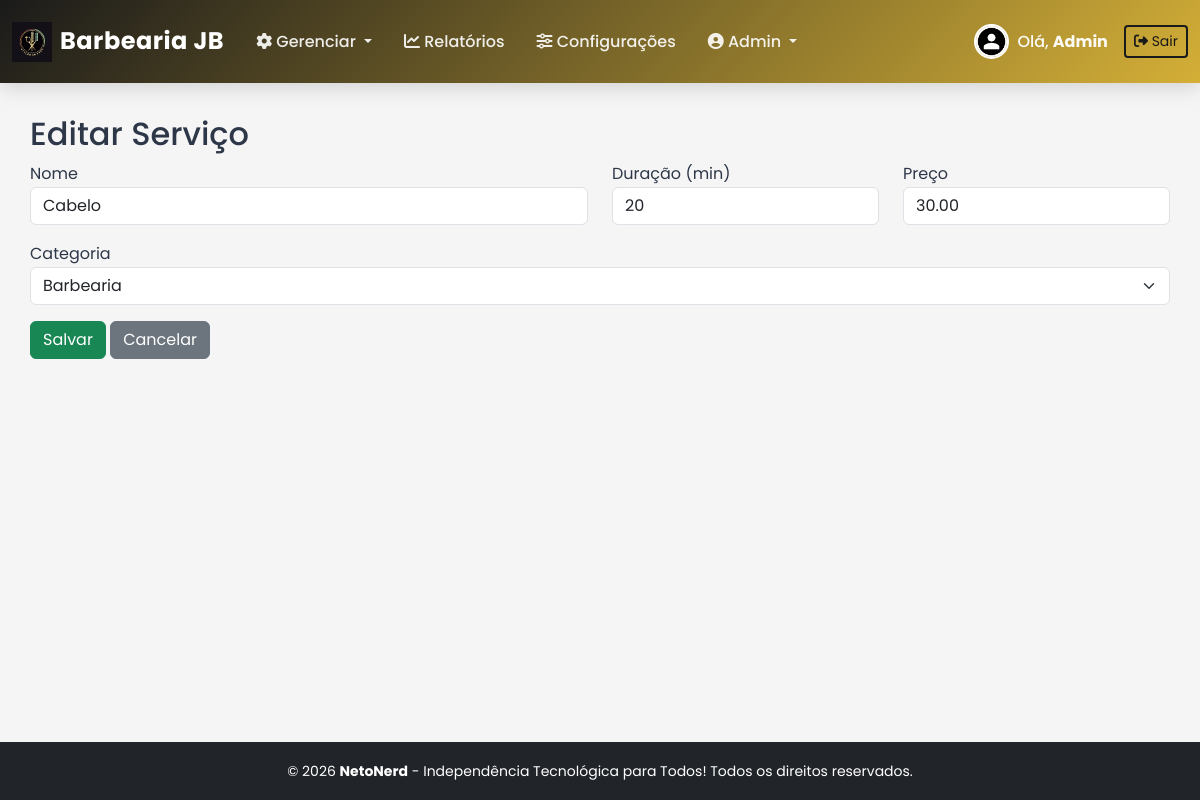
Screenshot of /admin/manage_services_form.php?id=3 (signed in) with the database file from the repository.
### tables this page shows
CREATE TABLE `configuracoes` (
  `id` int(11) NOT NULL,
  `horario_abertura` time DEFAULT NULL,
  `horario_fechamento` time DEFAULT NULL,
  `intervalo_slot` int(11) DEFAULT 15,
  `prazo_cancelamento_horas` int(11) DEFAULT 24,
  `agendamento_ativo` tinyint(1) DEFAULT 1,
  `tipo_empresa` enum('barbearia','salao','manicure','estetica') DEFAULT 'barbearia',
  `cor_primaria` varchar(7) DEFAULT '#1a1a1a',
  `cor_secundaria` varchar(7) DEFAULT '#d4af37',
  `logo` varchar(255) DEFAULT NULL,
  `cor_fundo` varchar(7) DEFAULT '#f5f5f5',
  `periodo_pagamento` enum('semanal','quinzenal','mensal') DEFAULT 'semanal',
  `dia_fechamento` int(11) DEFAULT 1 COMMENT 'Dia da semana (1-7) para semanal, dia do mês (1-31) para quinzenal/mensal',
  `controle_horario` tinyint(1) DEFAULT 1 COMMENT 'Bloquear registros fora do horário de funcionamento',
  `aprovar_gorjetas` tinyint(1) DEFAULT 1 COMMENT 'Requer aprovação do admin para gorjetas'
);

CREATE TABLE `servicos` (
  `id` int(11) NOT NULL,
  `nome` varchar(100) NOT NULL,
  `descricao` text DEFAULT NULL,
  `duracao_min` int(11) NOT NULL,
  `preco` decimal(8,2) NOT NULL,
  `categoria` enum('barbearia','cabelo','unhas','estetica') NOT NULL,
  `ativo` tinyint(1) DEFAULT 1
);

### includes/auth.php (called while the page is built, shortened)
<?php
function esta_logado() {
    return isset($_SESSION['usuario_id']);
}
?>

### admin/manage_services_form.php (the view, shortened to what this page needs)
<?php
require_once '../includes/auth.php';
require_once '../includes/db_connect.php';
$id = $_GET['id'] ?? null;
$servico = $id ? $pdo->query("SELECT * FROM servicos WHERE id = $id")->fetch() : [];
include '../includes/header.php';
?>
<h2><?php echo $id ? 'Editar' : 'Novo'; ?> Serviço</h2>
<form method="POST">
    <div class="row">
        <div class="col-md-6 mb-3">
            <label>Nome</label>
            <input type="text" name="nome" class="form-control" value="<?php echo $servico['nome'] ?? ''; ?>" required>
        </div>
        <div class="col-md-3 mb-3">
            <label>Duração (min)</label>
            <input type="number" name="duracao_min" class="form-control" value="<?php echo $servico['duracao_min'] ?? ''; ?>" required>
        </div>
        <div class="col-md-3 mb-3">
            <label>Preço</label>
            <input type="number" step="0.01" name="preco" class="form-control" value="<?php echo $servico['preco'] ?? ''; ?>" required>
        </div>
    </div>
    <div class="mb-3">
        <label>Categoria</label>
        <select name="categoria" class="form-select" required>
            <option value="barbearia" <?php if(($servico['categoria']??'')=='barbearia') echo 'selected'; ?>>Barbearia</option>
        </select>
    </div>
    <button type="submit" class="btn btn-success">Salvar</button>
    <a href="manage_services.php" class="btn btn-secondary">Cancelar</a>
</form>
<?php include '../includes/footer.php'; ?>

### includes/header.php (shortened to what this page needs)
<?php require_once 'auth.php'; require_once 'theme.php'; ?>
<!DOCTYPE html>
<html lang="pt-BR">
<head>
    <link href="https://cdn.jsdelivr.net/npm/bootstrap@5.3.3/dist/css/bootstrap.min.css" rel="stylesheet">
    <link href="https://cdnjs.cloudflare.com/ajax/libs/font-awesome/6.5.0/css/all.min.css" rel="stylesheet">
    <link href="../assets/css/custom.css" rel="stylesheet">
    <link href="../assets/css/components.css" rel="stylesheet">
    <link href="../assets/css/animations.css" rel="stylesheet">
</head>
<body>
<?php if (esta_logado()): ?>
<nav class="navbar navbar-expand-lg navbar-dark navbar-custom">
    <div class="container-fluid">
        <a class="navbar-brand d-flex align-items-center gap-2" href="dashboard.php">
            <?php
            $config_logo = $pdo->query("SELECT logo FROM configuracoes WHERE id = 1")->fetch();
            if (!empty($config_logo['logo'])):
            ?>
                <img src="../assets/img/<?php echo $config_logo['logo']; ?>" alt="Logo" height="40" class="animate-fade-in">
            <?php else: ?>
                <i class="fas fa-cut"></i>
            <?php endif; ?>
            <span>Barbearia JB</span>
        </a>
        <div class="collapse navbar-collapse" id="navbarNav">
            <ul class="navbar-nav me-auto">
                <?php if ($_SESSION['tipo'] === 'cliente'): ?>
                    <li class="nav-item">
                        <a class="nav-link <?php echo basename($_SERVER['PHP_SELF']) === 'dashboard.php' ? 'active' : ''; ?>" href="dashboard.php">
                            <i class="fas fa-home"></i> Feed
                        </a>
                    </li>
                    <li class="nav-item">
                        <a class="nav-link <?php echo basename($_SERVER['PHP_SELF']) === 'agendar.php' ? 'active' : ''; ?>" href="agendar.php">
                            <i class="fas fa-calendar-plus"></i> Agendar
                        </a>
                    </li>
                    <li class="nav-item">
                        <a class="nav-link <?php echo basename($_SERVER['PHP_SELF']) === 'view_agendamentos.php' ? 'active' : ''; ?>" href="view_agendamentos.php">
                            <i class="fas fa-list"></i> Meus Agendamentos
                        </a>
                    </li>
                <?php elseif ($_SESSION['tipo'] === 'admin'): ?>
                    <li class="nav-item dropdown">
                        <a class="nav-link dropdown-toggle" href="#" role="button" data-bs-toggle="dropdown">
                            <i class="fas fa-cog"></i> Gerenciar
                        </a>
                    </li>
                    <li class="nav-item">
                        <a class="nav-link" href="view_reports.php">
                            <i class="fas fa-chart-line"></i> Relatórios
                        </a>
                    </li>
                    <li class="nav-item">
                        <a class="nav-link" href="configuracoes.php">
                            <i class="fas fa-sliders-h"></i> Configurações
                        </a>
                    </li>
                    <li class="nav-item dropdown">
    <a class="nav-link dropdown-toggle" href="#" data-bs-toggle="dropdown">
        <i class="fas fa-user-circle"></i> Admin
    </a>
                </li>
                <?php endif; ?>
            </ul>
            <div class="navbar-text me-3 d-flex align-items-center gap-2">
                <img src="../assets/img/avatars/<?php echo $_SESSION['avatar'] ?? 'default.png'; ?>"
                     alt="Avatar"
                     class="avatar-nav">
                <span class="d-none d-md-inline">
                    Olá, <strong><?php echo explode(' ', $_SESSION['nome'])[0]; ?></strong>
                </span>
            </div>
            <a href="../logout.php" class="btn btn-salao-outline btn-sm">
                <i class="fas fa-sign-out-alt"></i>
                <span class="d-none d-md-inline">Sair</span>
            </a>
        </div>
    </div>
</nav>
<?php endif; ?>
<div class="container container-main animate-fade-in">

### assets/css/custom.css (style rules this page uses)
body { font-family: 'Segoe UI', sans-serif; }
.navbar { box-shadow: 0 2px 10px rgba(0,0,0,.1); }
:root { --cor-primaria: #1a1a1a; --cor-secundaria: #d4af37; --cor-fundo: #f5f5f5; }
.navbar { background: linear-gradient(135deg, var(--cor-primaria), var(--cor-secundaria)) !important; }

### assets/css/components.css (style rules this page uses)
:root { --salao-espacamento: 1.5rem; --salao-radius: 16px; --salao-shadow-sm: 0 2px 8px rgba(0, 0, 0, 0.08); --salao-shadow-md: 0 4px 16px rgba(0, 0, 0, 0.12); --salao-shadow-lg: 0 8px 32px rgba(0, 0, 0, 0.16); --salao-transition: all 0.3s cubic-bezier(0.4, 0, 0.2, 1); }
* { margin: 0; padding: 0; box-sizing: border-box; }
body { font-family: 'Poppins', 'Segoe UI', sans-serif; line-height: 1.6; color: #2d3748; background-color: var(--cor-fundo); }
.btn-salao-outline { background: transparent; border: 2px solid var(--cor-primaria); color: var(--cor-primaria); box-shadow: none; }

### includes/header.php (style rules this page uses)
body { min-height: 100vh; display: flex; flex-direction: column; background: var(--cor-fundo); }
.navbar-custom { background: linear-gradient(135deg, var(--cor-primaria), var(--cor-secundaria)) !important; box-shadow: 0 4px 20px rgba(0, 0, 0, 0.15); padding: 1rem 0; position: sticky; top: 0; z-index: 1030; backdrop-filter: blur(10px); }
.navbar-brand { font-weight: 700; font-size: 1.5rem; letter-spacing: 0.5px; transition: all 0.3s ease; }
.nav-link { color: rgba(255, 255, 255, 0.9) !important; font-weight: 500; padding: 0.5rem 1rem !important; border-radius: 8px; transition: all 0.3s ease; position: relative; }
.navbar-text { color: rgba(255, 255, 255, 0.95) !important; font-weight: 500; display: flex; align-items: center; gap: 0.5rem; }
.avatar-nav { width: 35px; height: 35px; border-radius: 50%; border: 2px solid white; object-fit: cover; transition: all 0.3s ease; }
.container-main { flex: 1; padding: 2rem 0; }

### rows the page displays
configuracoes: logo (picture)
servicos: nome "Cabelo", duracao_min "20", preco "30.00", categoria "Barbearia"

### other values shown
explode(' ', $_SESSION['nome'])[0] "Admin"
